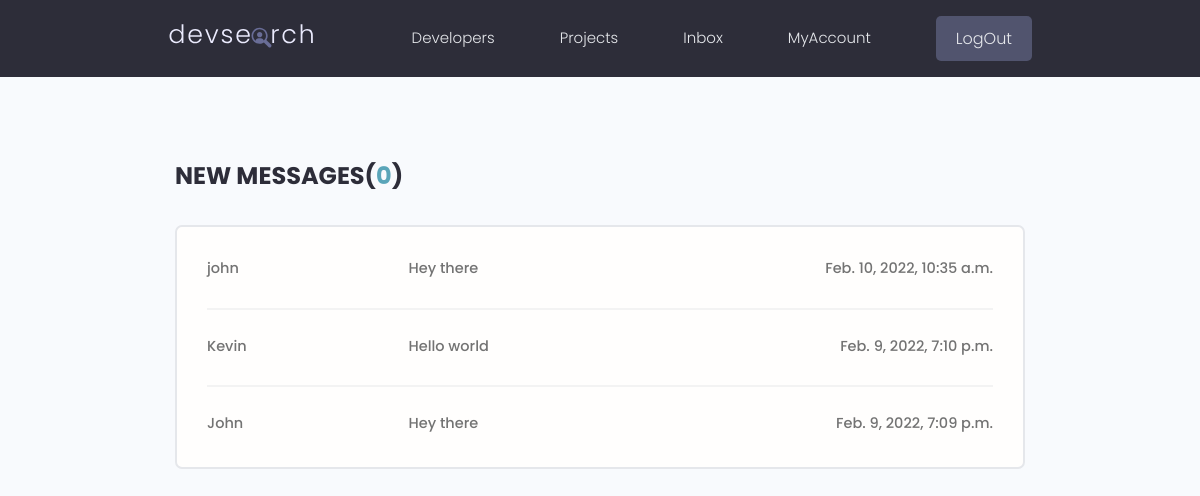
The page /users/inbox/ (signed in) on the database its author committed.
### users/models.py (models this page shows, shortened)
class Message(models.Model):
    sender = models.ForeignKey(Profile, on_delete=models.SET_NULL, null=True, blank=True)
    recipient = models.ForeignKey(Profile, on_delete=models.SET_NULL, null=True, blank=True, related_name='messages')
    name = models.CharField(max_length=200, null=True, blank=True)
    subject = models.CharField(max_length=200, null=True, blank=True)
    email = models.EmailField(max_length=200, null=True, blank=True)
    body = models.TextField()
    is_read = models.BooleanField(default=False)
    created = models.DateTimeField(auto_now_add=True)
    class Meta:
        ordering = ['is_read', '-created']

### users/views.py (the view)
# urls.py: path('inbox/', views.inbox, name='inbox'),
@login_required(login_url='login')
def inbox(request):
    messages = request.user.profile.messages.all()
    unreadCount = messages.filter(is_read=False).count()
    context = {'message': messages, 'unreadCount': unreadCount}
    return render(request, 'users/inbox.html', context)

### users/templates/users/inbox.html
{% extends 'main.html' %}
{% block content %}
  <main class="inbox my-xl">
    <div class="content-box">
      <h3 class="inbox__title">New Messages(<span>{{unreadCount}}</span>)</h3>
      <ul class="messages">
        {% for mail in message %}
        {% if not mail.is_read %}
          <li class="message message--unread">
        {% else %}
          <li class="message">
        {% endif %}
          <a href="{% url 'message' mail.id %}">
            <span class="message__author">{{mail.name}}</span>
            <span class="message__subject">{{mail.subject}}</span>
            <span class="message__date">{{mail.created}}</span>
          </a>
        </li>
        {% endfor %}
      </ul>
    </div>
  </main>
  {% endblock content %}

### static/styles/app.css (style rules this page uses)
:root { --color-sub: #2d2d39; }
.content-box { width: 95%; max-width: 85rem; margin: 0 auto; }
.inbox { height: 90vh; }
.inbox__title, .inbox__title span { font-size: 2.4rem; font-weight: 700; color: var(--color-sub); text-transform: uppercase; text-align: left; margin-bottom: 3rem; }
.inbox__title span { color: var(--color-main); }
.messages { list-style: none; background: var(--color-white); padding: 0.5rem 3rem; border: 2px solid var(--color-light); border-radius: 0.7rem; }
.message { padding: 2.5rem 0; }
.message > a span { font-size: 1.45rem; font-weight: 500; }
.message:not(:last-child) { border-bottom: 2px solid var(--color-white-light); }
.message > a { display: flex; gap: 1rem; }
.message__author, .message__date { flex-basis: 25%; }
.message__subject { flex-basis: 50%; }
.message__date { text-align: right; }

### static/uikit/styles/modules/_variables.css (style rules this page uses)
:root { --color-main: #5aa5b9; --color-main-light: #e6faff; --color-sub: #3f4156; --color-sub-light: #51546e; --color-sub-lighter: #ededfd; --color-text: #737373; --color-gray: #8b8b8b; --color-light: #e5e7eb; --color-light-gray: #767676; --color-bg: #f8fafd; --color-white: #fffefd; --color-white-light: #f3f3f3; --color-success: #359e64; --color-success-bg: #def8e8; --color-error: #fc4b0b; --color-error-bg: #fff2ee; --font-base: 'Poppins', arial, helvetica, 'Segoe UI', roboto, ubuntu, sans-serif; --font-monospace: 'Fira Code', 'Courier New', courier, monospace; --font-regular: 300; --font-medium: 500; --font-bold: 700; --generic-shadow: 1px 1px 5px #00000010; --generic-transition: all 0.3s ease-in-out; }

### static/uikit/styles/modules/_base.css (style rules this page uses)
* { margin: 0; padding: 0; box-sizing: border-box; text-rendering: optimizeLegibility; color: inherit; font-size: inherit; }
html { font-size: 50%; }
@media only screen and (min-width: 480px) { html { font-size: 56.25%; } }
@media only screen and (min-width: 1200px) { html { font-size: 62.5%; } }
body { line-height: 1.6; font-weight: 400; font-size: 1.5rem; color: var(--color-text); background-color: var(--color-bg); min-height: 100vh; }

### static/uikit/styles/modules/_typography.css (style rules this page uses)
* { font-family: var(--font-base); }
h3 { font-size: 3.2rem; font-weight: var(--font-medium); }
p, span, strong { font-size: 1.6rem; color: var(--color-text); font-weight: var(--font-regular); }
a { padding-bottom: 2px; text-decoration: none; display: inline-block; color: var(--color-main); font-weight: var(--font-medium); }

### static/uikit/styles/modules/_utilities.css (style rules this page uses)
.my-xl { margin: 8rem auto; }

### rows shown on the page
Message: name "john", subject "Hey there", created "Feb. 10, 2022, 10:35 a.m."
Message: name "Kevin", subject "Hello world", created "Feb. 9, 2022, 7:10 p.m."
Message: name "John", subject "Hey there", created "Feb. 9, 2022, 7:09 p.m."

### other values the page prints
{{ unreadCount }} "0"
